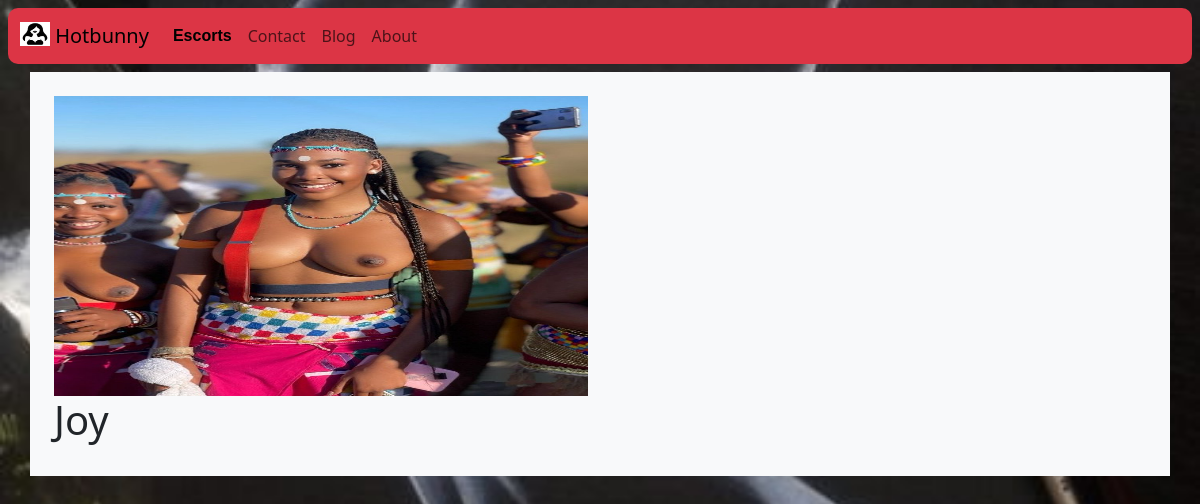
/escort/2/, run on the app's committed database.
### base/models.py (models this page shows)
class Escort(models.Model):
    first_name = models.CharField(max_length=250)
    last_name = models.CharField(max_length=250)
    description = models.CharField(max_length=250)
    location = models.ForeignKey(Area,on_delete = models.CASCADE)
    age = models.IntegerField()
    services = models.TextField()
    orientation = models.CharField(max_length = 250)
    charges = models.IntegerField()
    country = models.CharField(max_length=250)
    email = models.EmailField()
    phoneNo = models.IntegerField()
    image = models.ImageField(upload_to='media/images', height_field=None, width_field=None, max_length=None)
    updated = models.DateField(auto_now =True)
    created = models.DateTimeField(auto_now_add=True)
    def __str__(self):
        return self.first_name

### base/views.py (the view)
# urls.py: path('escort/<str:pk>/',views.individual_escort,name='view-escort')
def individual_escort(request,pk):
    escort = Escort.objects.get(id=pk)
    context = {'escort':escort}
    return render(request, 'base/escort.html',context)

### templates/base/escort.html
{% extends "main.html" %}
{% block content %}
   <div class="container bg-light p-4">
     <div class="row">
      <div class=" col-12 col-md-6" style="  border-radius:15px;">
        <div>
            <img src="{{escort.image}}" alt="" style=" height:200px; width:100%; position:relative; height:300px;">
        </div>
         <div>
            <h1>
                {{escort}}
            </h1>
         </div>
      </div>
         </div>
   </div>
{% endblock content %}

### static/css/main.css (style rules this page uses)
body { background-image: url('/static/images/sexy-art.jpg'); background-size: cover; background-position: center; background-repeat: repeat-x; width: 100%; height: 100vh; }

### data on the page
Escort: image (picture), first_name "Joy"
